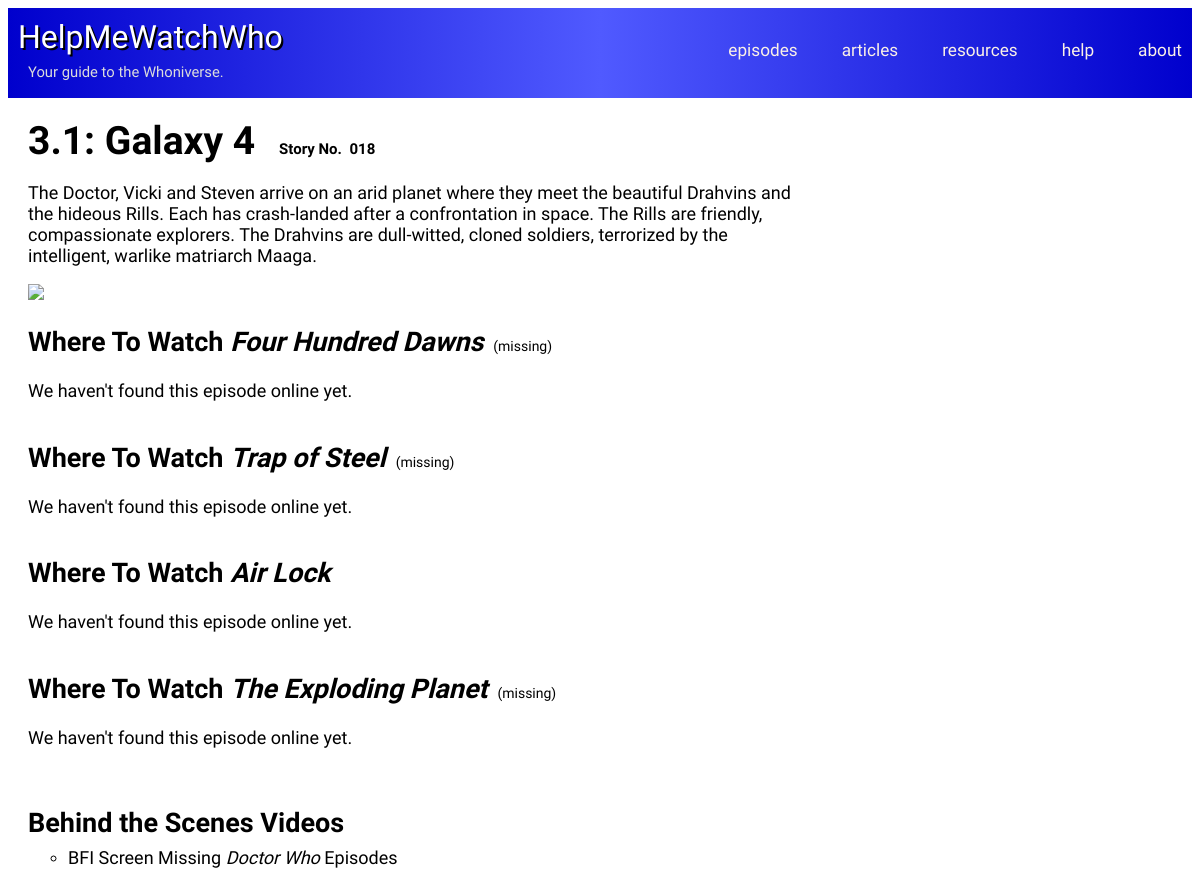
The page /episodes.php?episodeID=357&serialID=34 on the database its author committed.
### tables this page shows
CREATE TABLE IF NOT EXISTS `Episodes` (
  `EpisodeID` int(11) NOT NULL,
  `Type` int(11) NOT NULL,
  `Title` varchar(100) NOT NULL,
  `Season` varchar(50) NOT NULL,
  `Story` varchar(50) NOT NULL,
  `Description` text NOT NULL
);

CREATE TABLE IF NOT EXISTS `BehindTheScenes` (
  `Title` varchar(100) NOT NULL,
  `Link` varchar(767) NOT NULL,
  `LinkID` int(11) NOT NULL
);

### helper.php (called while the page is built, shortened)
<?php
function db_connect() {
    static $connection;
    if(!isset($connection)) {
        $config = parse_ini_file('../config.ini');
        $connection = mysqli_connect('localhost', $config['username'], $config['password'], $config['dbname']);
    }
    return $connection;
}
function db_query($query) {
    $connection = db_connect();
    $result = mysqli_query($connection,$query);
    return $result;
}
function db_select($query) {
    $rows = array();
    $result = db_query($query);
    while ($row = mysqli_fetch_assoc($result)) {
        $rows[] = $row;
    }
    return $rows;
}
?>

### episodes.php (the view, shortened to what this page needs)
<?php
	require("helper.php");
	$episodeID = $_GET['episodeID'];
	$ep2id = $episodeID + 1;
	$rows = db_select("SELECT * FROM `Episodes` WHERE `EpisodeID` = $episodeID");
	$rows2 = db_select("SELECT * FROM `Episodes` WHERE `EpisodeID` = $ep2id");
	$season2 = $rows2[0][Season];
	$title = $rows[0][Title];
	$desc = $rows[0][Description];
	$season = $rows[0][Season];
	$story = $rows[0][Story];
	$type = $rows[0][Type];
?>
<!DOCTYPE html>
<html>
<head>
	<link type="text/css" rel="stylesheet" href="episodes style.css">
</head>
<?php include("header.php"); ?>
<body onLoad="sortEpisodes();">
<div id="everything">
<div id="left">
	<h1><?php echo $season; ?><?php if ($type == 1) { echo "/" . $season2; } ?>: <?php echo $title; ?></h1>
	<?php
	if ($story != '') {
		echo "<h3>Story&nbsp;No.&nbsp; $story</h3>";
	};
	?>
	<p><?php echo $desc; ?></p>
	<img <?php echo "src='Images/" . $episodeID . ".jpg'"; ?>/>
	<br>
	<?php
		if ($type == 3) {
			$a = db_select("SELECT * FROM `CW Episodes` WHERE `LinkID` = $episodeID");
			foreach ($a as $x) {
				$t = $x[Title];
				if (strpos($t, 'Part ') !== false) {
					echo "<h2>Where To Watch " . $t . "</h2>";
				} else {
					echo "<h2>Where To Watch <i>" . $t . "</i></h2>";
				}
				$epID = $x[EpisodeID];
				$m = $x[Missing];
				if ($m) {
					echo "<span id='missing'>(missing)</span>";
				}
				echo "<br>";
				$wtw = db_select("SELECT * FROM `CW WhereToWatch` WHERE `LinkID` = $epID");
				if (empty($wtw)) {
					echo "<p>We haven't found this episode online yet.</p>";
				} else {
					echo "<ul>";
					foreach($wtw as $x) {
						echo "<li><a href='" . $x[Link] . "'>" . $x[Source] . "</a></li>";
					}
					echo "</ul>";
				}
			}
		}
		$bts = db_select("SELECT * FROM `BehindTheScenes` WHERE `LinkID` = $episodeID");
			if ($bts != null) {
				echo "<br><h2>Behind the Scenes Videos</h2><ul>";
				foreach($bts as $x) {
					echo "<li><a href='" . $x[Link] . "'>" . $x[Title] . "</a></li>";
				}
				echo "</ul>";
			}
	?>
	</div>
<div id ="right">
</div>
</div>
</body>
</html>

### header.php (shortened to what this page needs)
<!DOCTYPE html>
<html>
<head>
	<link type="text/css" rel="stylesheet" href="header style.css">
</head>
<div id="theWholeHeadingBlock">
	<div id="logoBlockHeadingItem">
		<a href="index.php" id="nameHeadingItem">HelpMeWatchWho</a>
		<br>
		<span id="phraseHeadingItem">Your guide to the Whoniverse.</span>
	</div>
	<span id="rightHeadingItem">
		<a href="list.php">episodes</a>
		<a href="#">articles</a>
		<a href="#">resources</a>
		<a href="#">help</a>
		<a href="#">about</a>
	</span>
</div>

### episodes style.css (style rules this page uses)
#everything { font-family: 'Maven Pro', sans-serif; margin-left: 20px; }
li a { text-decoration: none; color: black; font-size: 19px; }
li { list-style-type: circle; }
li a { font-size: calc(6px + 1vw); }
ul { margin-top: 4px; }
h1 { font-size: calc(3px + 3vw); display: inline; margin-bottom: 0px; }
h3 { display: inline; margin-left: 20px; font-size: calc(3px + 1vw); }
h2 { font-size: calc(3px + 2vw); margin-bottom: 4px; display: inline-block; }
p { font-size: calc(6px + 1vw); }
img { width: 40vw; height: auto; }
#left { margin-right: 33%; }
#missing { font-size: calc(8px + .5vw); margin: 0px; margin-left: 10px; }
#right { margin-left: 10px; float: right; width: 33%; display: inline-block; position: fixed; top: 100px; right: 0px; text-align: right; height: 100%; overflow: auto; margin-right: 20px; }

### header style.css (style rules this page uses)
body { font-family: 'Maven Pro', sans-serif; }
#theWholeHeadingBlock { margin: 0px; position: relative; background: rgba(0, 0, 255, 0.2); background: linear-gradient(to right, mediumblue, rgb(80, 90, 255), mediumblue); margin-bottom: 20px; height: 90px; }
#logoBlockHeadingItem { display: inline-block; margin: 10px; vertical-align: bottom; }
#phraseHeadingItem { color: gainsboro; position: absolute; left: 20px; top: 55px; font-size: calc(10px + .4vw); }
#nameHeadingItem { color: white; text-shadow: 2px 2px black; font-size: calc(20px + 1vw); text-decoration: none; position: absolute; left: 10px; top: 10px; margin: 0px; }
#rightHeadingItem { vertical-align: center; position: absolute; right: 10px; top: 32px; }
#rightHeadingItem a { margin-left: 40px; text-decoration: none; color: linen; font-size: calc(10px + .6vw); }

### rows shown on the page
episodes: Season "3.1", Title "Galaxy 4", Story "018", Description "The Doctor, Vicki and Steven arrive on an arid planet where they meet the beautiful Drahvins and the hideous Rills. Each has crash-landed after a confrontation in space. The Rills are friendly, compassionate explorers. The Drahvins are dull-witted, cloned soldiers, terrorized by the intelligent, warlike matriarch Maaga."
cw episodes: Title "Four Hundred Dawns", Missing "(missing)"
cw episodes: Title "Trap of Steel", Missing "(missing)"
cw episodes: Title "Air Lock"
cw episodes: Title "The Exploding Planet", Missing "(missing)"
behindthescenes: Title "BFI Screen Missing Doctor Who Episodes"
